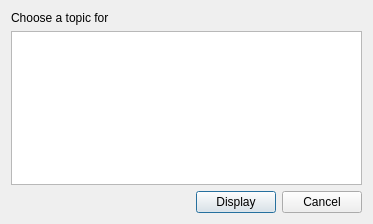
<ui version="4.0" >
 <class>TopicChooserDialog</class>
 <widget class="QDialog" name="TopicChooserDialog" >
  <property name="geometry" >
   <rect>
    <x>0</x>
    <y>0</y>
    <width>373</width>
    <height>224</height>
   </rect>
  </property>
  <property name="windowTitle" >
   <string>Choose Topic</string>
  </property>
  <layout class="QGridLayout" name="gridLayout" >
   <item row="0" column="0" >
    <layout class="QVBoxLayout" name="verticalLayout" >
     <item>
      <widget class="QLabel" name="topicLabel" >
       <property name="text" >
        <string>Choose a topic for </string>
       </property>
      </widget>
     </item>
     <item>
      <widget class="QListWidget" name="listWidget" />
     </item>
     <item>
      <layout class="QHBoxLayout" name="horizontalLayout" >
       <item>
        <spacer name="horizontalSpacer" >
         <property name="orientation" >
          <enum>Qt::Horizontal</enum>
         </property>
         <property name="sizeHint" stdset="0" >
          <size>
           <width>208</width>
           <height>20</height>
          </size>
         </property>
        </spacer>
       </item>
       <item>
        <widget class="QPushButton" name="displayButton" >
         <property name="text" >
          <string>Display</string>
         </property>
        </widget>
       </item>
       <item>
        <widget class="QPushButton" name="cancelButton" >
         <property name="text" >
          <string>Cancel</string>
         </property>
        </widget>
       </item>
      </layout>
     </item>
    </layout>
   </item>
  </layout>
 </widget>
 <resources/>
 <connections>
  <connection>
   <sender>cancelButton</sender>
   <signal>clicked()</signal>
   <receiver>TopicChooserDialog</receiver>
   <slot>reject()</slot>
   <hints>
    <hint type="sourcelabel" >
     <x>315</x>
     <y>205</y>
    </hint>
    <hint type="destinationlabel" >
     <x>298</x>
     <y>217</y>
    </hint>
   </hints>
  </connection>
 </connections>
</ui>
